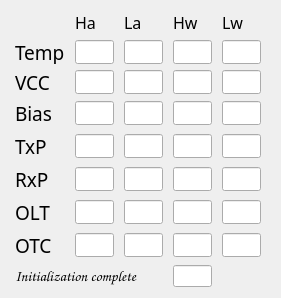
      <widget class="QWidget" name="gridLayoutWidget_4">
       <property name="geometry">
        <rect>
         <x>30</x>
         <y>200</y>
         <width>281</width>
         <height>270</height>
        </rect>
       </property>
       <layout class="QGridLayout" name="gridLayout_D">
        <item row="9" column="3">
         <widget class="QLineEdit" name="lineEdit_INIT">
          <property name="maximumSize">
           <size>
            <width>39</width>
            <height>24</height>
           </size>
          </property>
         </widget>
        </item>
        <item row="5" column="0">
         <widget class="QLabel" name="label_temp_23">
          <property name="font">
           <font>
            <family>黑体</family>
            <pointsize>14</pointsize>
           </font>
          </property>
          <property name="text">
           <string>TxP</string>
          </property>
         </widget>
        </item>
        <item row="2" column="0">
         <widget class="QLabel" name="label_temp_43">
          <property name="maximumSize">
           <size>
            <width>60</width>
            <height>24</height>
           </size>
          </property>
          <property name="font">
           <font>
            <family>黑体</family>
            <pointsize>14</pointsize>
           </font>
          </property>
          <property name="text">
           <string>Temp</string>
          </property>
         </widget>
        </item>
        <item row="6" column="0">
         <widget class="QLabel" name="label_temp_22">
          <property name="font">
           <font>
            <family>黑体</family>
            <pointsize>14</pointsize>
           </font>
          </property>
          <property name="text">
           <string>RxP</string>
          </property>
         </widget>
        </item>
        <item row="4" column="0">
         <widget class="QLabel" name="label_temp_24">
          <property name="font">
           <font>
            <family>黑体</family>
            <pointsize>14</pointsize>
           </font>
          </property>
          <property name="text">
           <string>Bias</string>
          </property>
         </widget>
        </item>
        <item row="2" column="1">
         <widget class="QLineEdit" name="lineEdit_Temp_1">
          <property name="maximumSize">
           <size>
            <width>39</width>
            <height>24</height>
           </size>
          </property>
         </widget>
        </item>
        <item row="5" column="2">
         <widget class="QLineEdit" name="lineEdit_TxP_2">
          <property name="maximumSize">
           <size>
            <width>39</width>
            <height>24</height>
           </size>
          </property>
         </widget>
        </item>
        <item row="3" column="2">
         <widget class="QLineEdit" name="lineEdit_VCC_2">
          <property name="maximumSize">
           <size>
            <width>39</width>
            <height>24</height>
           </size>
          </property>
         </widget>
        </item>
        <item row="4" column="3">
         <widget class="QLineEdit" name="lineEdit_Bias_3">
          <property name="maximumSize">
           <size>
            <width>39</width>
            <height>24</height>
           </size>
          </property>
         </widget>
        </item>
        <item row="4" column="2">
         <widget class="QLineEdit" name="lineEdit_Bias_2">
          <property name="maximumSize">
           <size>
            <width>39</width>
            <height>24</height>
           </size>
          </property>
         </widget>
        </item>
        <item row="3" column="0">
         <widget class="QLabel" name="label_temp_42">
          <property name="maximumSize">
           <size>
            <width>36</width>
            <height>24</height>
           </size>
          </property>
          <property name="font">
           <font>
            <family>黑体</family>
            <pointsize>14</pointsize>
           </font>
          </property>
          <property name="text">
           <string>VCC</string>
          </property>
         </widget>
        </item>
        <item row="7" column="0">
         <widget class="QLabel" name="label_temp_27">
          <property name="font">
           <font>
            <family>黑体</family>
            <pointsize>14</pointsize>
           </font>
          </property>
          <property name="text">
           <string>OLT</string>
          </property>
         </widget>
        </item>
        <item row="5" column="4">
         <widget class="QLineEdit" name="lineEdit_TxP_4">
          <property name="maximumSize">
           <size>
            <width>39</width>
            <height>24</height>
           </size>
          </property>
         </widget>
        </item>
        <item row="4" column="4">
         <widget class="QLineEdit" name="lineEdit_Bias_4">
          <property name="maximumSize">
           <size>
            <width>39</width>
            <height>24</height>
           </size>
          </property>
         </widget>
        </item>
        <item row="5" column="3">
         <widget class="QLineEdit" name="lineEdit_TxP_3">
          <property name="maximumSize">
           <size>
            <width>39</width>
            <height>24</height>
           </size>
          </property>
         </widget>
        </item>
        <item row="3" column="1">
         <widget class="QLineEdit" name="lineEdit_VCC_1">
          <property name="maximumSize">
           <size>
            <width>39</width>
            <height>24</height>
           </size>
          </property>
         </widget>
        </item>
        <item row="3" column="4">
         <widget class="QLineEdit" name="lineEdit_VCC_4">
          <property name="maximumSize">
           <size>
            <width>39</width>
            <height>24</height>
           </size>
          </property>
         </widget>
        </item>
        <item row="6" column="3">
         <widget class="QLineEdit" name="lineEdit_RxP_3">
          <property name="maximumSize">
           <size>
            <width>39</width>
            <height>24</height>
           </size>
          </property>
         </widget>
        </item>
        <item row="3" column="3">
         <widget class="QLineEdit" name="lineEdit_VCC_3">
          <property name="maximumSize">
           <size>
            <width>39</width>
            <height>24</height>
           </size>
          </property>
         </widget>
        </item>
        <item row="2" column="4">
         <widget class="QLineEdit" name="lineEdit_Temp_4">
          <property name="maximumSize">
           <size>
            <width>39</width>
            <height>24</height>
           </size>
          </property>
         </widget>
        </item>
        <item row="6" column="4">
         <widget class="QLineEdit" name="lineEdit_RxP_4">
          <property name="maximumSize">
           <size>
            <width>39</width>
            <height>24</height>
           </size>
          </property>
         </widget>
        </item>
        <item row="2" column="2">
         <widget class="QLineEdit" name="lineEdit_Temp_2">
          <property name="maximumSize">
           <size>
            <width>39</width>
            <height>24</height>
           </size>
          </property>
         </widget>
        </item>
        <item row="6" column="2">
         <widget class="QLineEdit" name="lineEdit_RxP_2">
          <property name="maximumSize">
           <size>
            <width>39</width>
            <height>24</height>
           </size>
          </property>
         </widget>
        </item>
        <item row="4" column="1">
         <widget class="QLineEdit" name="lineEdit_Bias_1">
          <property name="maximumSize">
           <size>
            <width>39</width>
            <height>24</height>
           </size>
          </property>
         </widget>
        </item>
        <item row="1" column="1">
         <widget class="QLabel" name="label_temp_75">
          <property name="maximumSize">
           <size>
            <width>40</width>
            <height>35</height>
           </size>
          </property>
          <property name="font">
           <font>
            <family>黑体</family>
            <pointsize>12</pointsize>
           </font>
          </property>
          <property name="text">
           <string>Ha</string>
          </property>
         </widget>
        </item>
        <item row="2" column="3">
         <widget class="QLineEdit" name="lineEdit_Temp_3">
          <property name="maximumSize">
           <size>
            <width>39</width>
            <height>24</height>
           </size>
          </property>
         </widget>
        </item>
        <item row="6" column="1">
         <widget class="QLineEdit" name="lineEdit_RxP_1">
          <property name="maximumSize">
           <size>
            <width>39</width>
            <height>24</height>
           </size>
          </property>
         </widget>
        </item>
        <item row="5" column="1">
         <widget class="QLineEdit" name="lineEdit_TxP_1">
          <property name="maximumSize">
           <size>
            <width>39</width>
            <height>24</height>
           </size>
          </property>
         </widget>
        </item>
        <item row="9" column="0" colspan="3">
         <widget class="QLabel" name="label_temp_44">
          <property name="maximumSize">
           <size>
            <width>1000</width>
            <height>24</height>
           </size>
          </property>
          <property name="font">
           <font>
            <family>Comic Sans MS</family>
            <pointsize>11</pointsize>
           </font>
          </property>
          <property name="text">
           <string>Initialization complete</string>
          </property>
         </widget>
        </item>
        <item row="8" column="0">
         <widget class="QLabel" name="label_temp_26">
          <property name="font">
           <font>
            <family>黑体</family>
            <pointsize>14</pointsize>
           </font>
          </property>
          <property name="text">
           <string>OTC</string>
          </property>
         </widget>
        </item>
        <item row="7" column="1">
         <widget class="QLineEdit" name="lineEdit_OLT_1">
          <property name="maximumSize">
           <size>
            <width>39</width>
            <height>24</height>
           </size>
          </property>
         </widget>
        </item>
        <item row="7" column="2">
         <widget class="QLineEdit" name="lineEdit_OLT_2">
          <property name="maximumSize">
           <size>
            <width>39</width>
            <height>24</height>
           </size>
          </property>
         </widget>
        </item>
        <item row="7" column="3">
         <widget class="QLineEdit" name="lineEdit_OLT_3">
          <property name="maximumSize">
           <size>
            <width>39</width>
            <height>24</height>
           </size>
          </property>
         </widget>
        </item>
        <item row="7" column="4">
         <widget class="QLineEdit" name="lineEdit_OLT_4">
          <property name="maximumSize">
           <size>
            <width>39</width>
            <height>24</height>
           </size>
          </property>
         </widget>
        </item>
        <item row="8" column="1">
         <widget class="QLineEdit" name="lineEdit_OTC_1">
          <property name="maximumSize">
           <size>
            <width>39</width>
            <height>24</height>
           </size>
          </property>
         </widget>
        </item>
        <item row="8" column="2">
         <widget class="QLineEdit" name="lineEdit_OTC_2">
          <property name="maximumSize">
           <size>
            <width>39</width>
            <height>24</height>
           </size>
          </property>
         </widget>
        </item>
        <item row="8" column="3">
         <widget class="QLineEdit" name="lineEdit_OTC_3">
          <property name="maximumSize">
           <size>
            <width>39</width>
            <height>24</height>
           </size>
          </property>
         </widget>
        </item>
        <item row="8" column="4">
         <widget class="QLineEdit" name="lineEdit_OTC_4">
          <property name="maximumSize">
           <size>
            <width>39</width>
            <height>24</height>
           </size>
          </property>
         </widget>
        </item>
        <item row="1" column="2">
         <widget class="QLabel" name="label_temp_70">
          <property name="maximumSize">
           <size>
            <width>40</width>
            <height>35</height>
           </size>
          </property>
          <property name="font">
           <font>
            <family>黑体</family>
            <pointsize>12</pointsize>
           </font>
          </property>
          <property name="text">
           <string>La</string>
          </property>
         </widget>
        </item>
        <item row="1" column="4">
         <widget class="QLabel" name="label_temp_71">
          <property name="maximumSize">
           <size>
            <width>40</width>
            <height>35</height>
           </size>
          </property>
          <property name="font">
           <font>
            <family>黑体</family>
            <pointsize>12</pointsize>
           </font>
          </property>
          <property name="text">
           <string>Lw</string>
          </property>
         </widget>
        </item>
        <item row="1" column="3">
         <widget class="QLabel" name="label_temp_69">
          <property name="maximumSize">
           <size>
            <width>40</width>
            <height>35</height>
           </size>
          </property>
          <property name="font">
           <font>
            <family>黑体</family>
            <pointsize>12</pointsize>
           </font>
          </property>
          <property name="text">
           <string>Hw</string>
          </property>
         </widget>
        </item>
       </layout>
      </widget>
